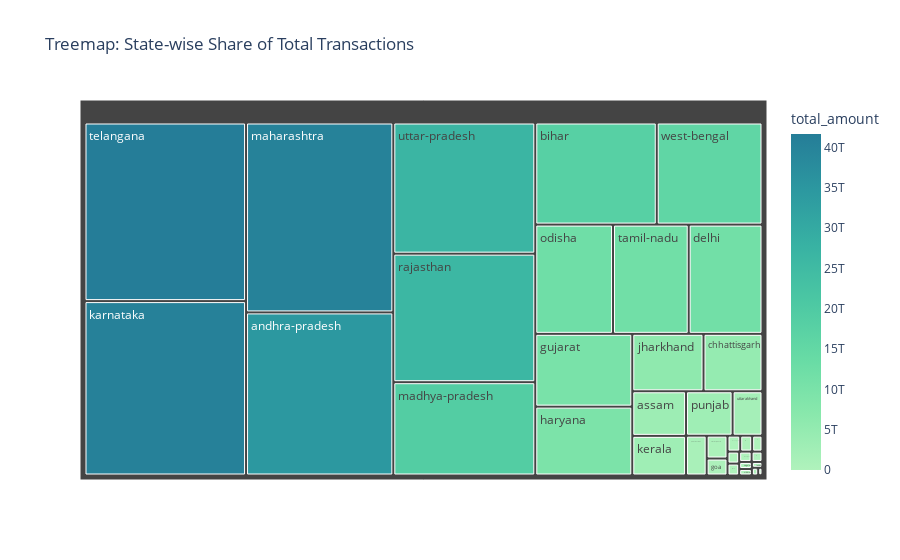

Source (notebook cell):
### Markdown cell above
### Chart 10: State-wise Share of Total Transactions

### Code cell
import plotly.express as px

query = "SELECT state, SUM(amount) as total_amount FROM aggregated_transaction GROUP BY state ORDER BY total_amount DESC"
df = pd.read_sql(query, engine)

fig = px.treemap(
    df,
    path=['state'],
    values='total_amount',
    color='total_amount',
    color_continuous_scale='tealgrn',
    title='Treemap: State-wise Share of Total Transactions'
)
fig.show()

### Figure 1 — Plotly figure (JSON) as saved in the notebook; plotly's stock layout.template omitted (floating-point values rounded to 4 significant figures)
{"data": [{"branchvalues": "total", "customdata": [[70670000000.0], [34670000000000.0], [274400000000.0], [3461000000000.0], [17900000000000.0], [292900000000.0], [4890000000000.0], [201700000000.0], [11640000000000.0], [511000000000.0], [10190000000000.0], [9645000000000.0], [687500000000.0], [1185000000000.0], [5907000000000.0], [40680000000000.0], [3076000000000.0], [88990000000.0], [1609000000.0], [19130000000000.0], [40370000000000.0], [186300000000.0], [162500000000.0], [46100000000.0], [130400000000.0], [12260000000000.0], [237300000000.0], [2983000000000.0], [26340000000000.0], [118900000000.0], [11940000000000.0], [41660000000000.0], [200600000000.0], [26890000000000.0], [1916000000000.0], [15580000000000.0]], "domain": {"x": [0, 1], "y": [0, 1]}, "hovertemplate": "labels=%{label}<br>total_amount_sum=%{value}<br>parent=%{parent}<br>id=%{id}<br>total_amount=%{color}<extra></extra>", "ids": ["andaman-&-nicobar-islands", "andhra-pradesh", "arunachal-pradesh", "assam", "bihar", "chandigarh", "chhattisgarh", "dadra-&-nagar-haveli-&-daman-&-diu", "delhi", "goa", "gujarat", "haryana", "himachal-pradesh", "jammu-&-kashmir", "jharkhand", "karnataka", "kerala", "ladakh", "lakshadweep", "madhya-pradesh", "maharashtra", "manipur", "meghalaya", "mizoram", "nagaland", "odisha", "puducherry", "punjab", "rajasthan", "sikkim", "tamil-nadu", "telangana", "tripura", "uttar-pradesh", "uttarakhand", "west-bengal"], "labels": ["andaman-&-nicobar-islands", "andhra-pradesh", "arunachal-pradesh", "assam", "bihar", "chandigarh", "chhattisgarh", "dadra-&-nagar-haveli-&-daman-&-diu", "delhi", "goa", "gujarat", "haryana", "himachal-pradesh", "jammu-&-kashmir", "jharkhand", "karnataka", "kerala", "ladakh", "lakshadweep", "madhya-pradesh", "maharashtra", "manipur", "meghalaya", "mizoram", "nagaland", "odisha", "puducherry", "punjab", "rajasthan", "sikkim", "tamil-nadu", "telangana", "tripura", "uttar-pradesh", "uttarakhand", "west-bengal"], "marker": {"coloraxis": "coloraxis", "colors": [70670000000.0, 34670000000000.0, 274400000000.0, 3461000000000.0, 17900000000000.0, 292900000000.0, 4890000000000.0, 201700000000.0, 11640000000000.0, 511000000000.0, 10190000000000.0, 9645000000000.0, 687500000000.0, 1185000000000.0, 5907000000000.0, 40680000000000.0, 3076000000000.0, 88990000000.0, 1609000000.0, 19130000000000.0, 40370000000000.0, 186300000000.0, 162500000000.0, 46100000000.0, 130400000000.0, 12260000000000.0, 237300000000.0, 2983000000000.0, 26340000000000.0, 118900000000.0, 11940000000000.0, 41660000000000.0, 200600000000.0, 26890000000000.0, 1916000000000.0, 15580000000000.0]}, "name": "", "parents": ["", "", "", "", "", "", "", "", "", "", "", "", "", "", "", "", "", "", "", "", "", "", "", "", "", "", "", "", "", "", "", "", "", "", "", ""], "type": "treemap", "values": [70670000000.0, 34670000000000.0, 274400000000.0, 3461000000000.0, 17900000000000.0, 292900000000.0, 4890000000000.0, 201700000000.0, 11640000000000.0, 511000000000.0, 10190000000000.0, 9645000000000.0, 687500000000.0, 1185000000000.0, 5907000000000.0, 40680000000000.0, 3076000000000.0, 88990000000.0, 1609000000.0, 19130000000000.0, 40370000000000.0, 186300000000.0, 162500000000.0, 46100000000.0, 130400000000.0, 12260000000000.0, 237300000000.0, 2983000000000.0, 26340000000000.0, 118900000000.0, 11940000000000.0, 41660000000000.0, 200600000000.0, 26890000000000.0, 1916000000000.0, 15580000000000.0]}], "layout": {"coloraxis": {"colorbar": {"title": {"text": "total_amount"}}, "colorscale": [[0, "rgb(176, 242, 188)"], [0.1667, "rgb(137, 232, 172)"], [0.3333, "rgb(103, 219, 165)"], [0.5, "rgb(76, 200, 163)"], [0.6667, "rgb(56, 178, 163)"], [0.8333, "rgb(44, 152, 160)"], [1, "rgb(37, 125, 152)"]]}, "legend": {"tracegroupgap": 0}, "title": {"text": "Treemap: State-wise Share of Total Transactions"}}}
